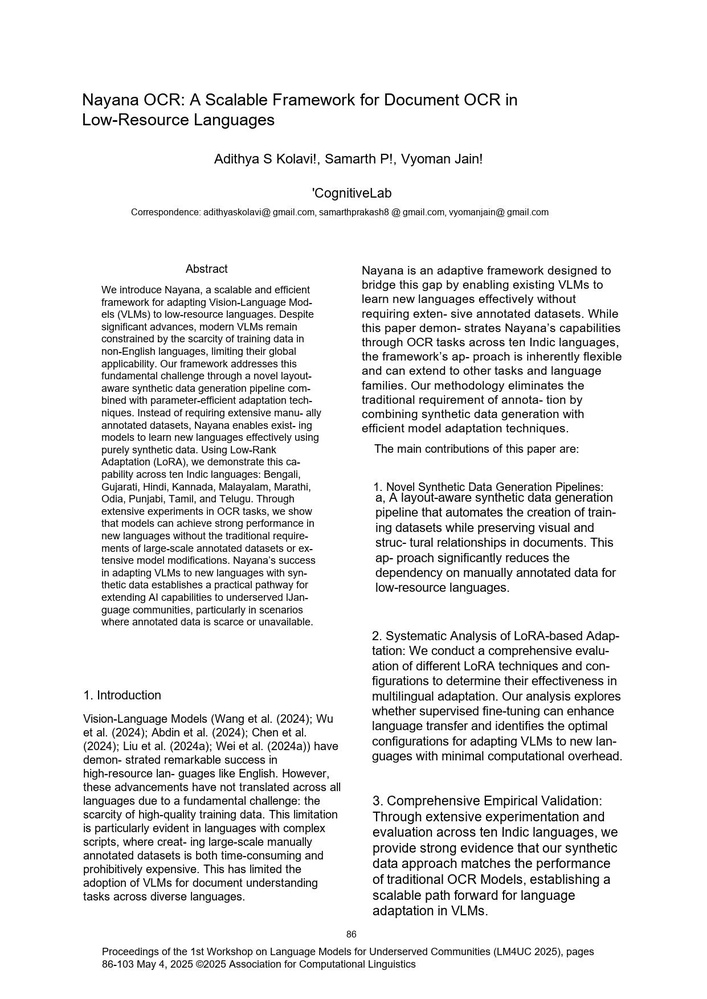
#> input picture layout_testing/output_text_layout.jpg, 707 x 999 px, shrunk from 1241 x 1754 before the run
$ python dis.py
#> lines starting #> are read from the running program, lines starting #| are printed output that depends on the picture
from PIL import Image
import numpy as np

def drum_distortion(image_path, output_path, distortion_strength=0.3):
    # Load the image
#> called with image_path = 'output_text_layout.jpg', output_path = 'distorted_text_image.png', distortion_strength = 0.3
    img = Image.open(image_path)
#> img is the input picture: PIL image 707x999 RGB; min 0, max 255, mean 235.7
    width, height = img.size
#> width = 707; height = 999
    img_array = np.array(img)

    # Create output array
    output_array = np.zeros_like(img_array)

    # Center of the image
    cx, cy = width / 2, height / 2
#> cx = 353.5; cy = 499.5

    # Apply drum-like distortion
    for y in range(height):
        for x in range(width):
            # Normalize coordinates to [-1, 1]
            nx = (x - cx) / cx
            ny = (y - cy) / cy

            # Calculate radial distance
            r = np.sqrt(nx**2 + ny**2)

            # Apply distortion (barrel-like for drum effect)
            if r != 0:
                # Distortion formula: scales radius to create curved effect
                distortion = 1 + distortion_strength * (r**2)
                new_r = r * distortion
                theta = np.arctan2(ny, nx)

                # Map back to pixel coordinates
                new_x = cx + (new_r * cx * np.cos(theta))
                new_y = cy + (new_r * cy * np.sin(theta))

                # Ensure new coordinates are within bounds
                if 0 <= new_x < width and 0 <= new_y < height:
                    # Use nearest-neighbor interpolation
                    output_array[y, x] = img_array[int(new_y), int(new_x)]
                else:
                    output_array[y, x] = [255, 255, 255] if img_array.shape[-1] == 3 else [255, 255, 255, 255]
            else:
                output_array[y, x] = img_array[y, x]
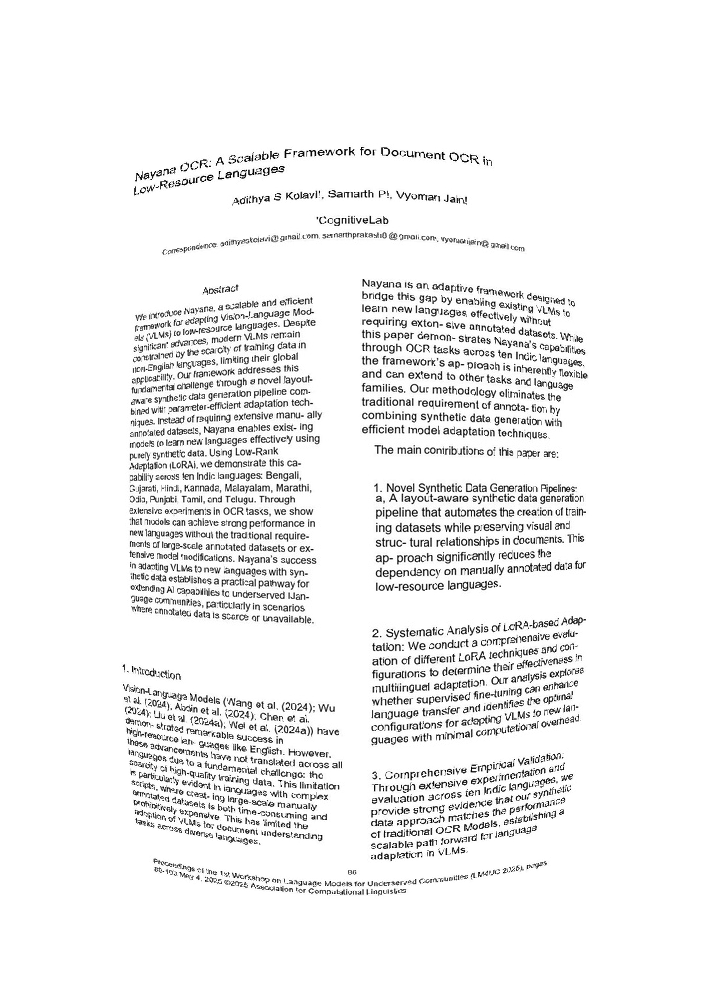
#> output_array: shape (999, 707, 3); min 0, max 255, mean 241.1

    # Convert back to image and save
    distorted_img = Image.fromarray(output_array)
    distorted_img.save(output_path)

# Example usage
if __name__ == "__main__":
    input_image = "output_text_layout.jpg"  # Replace with your image path
    output_image = "distorted_text_image.png"
    drum_distortion(input_image, output_image, distortion_strength=0.3)
